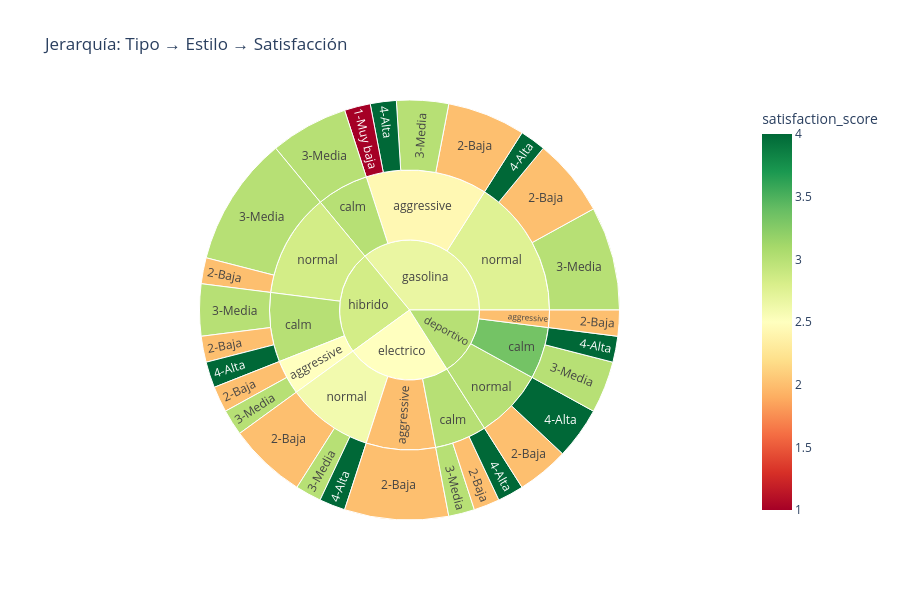

The code cell stored with this chart in its notebook:
### Markdown cell above
## 4. Sunburst: Jerarquía tipo → estilo → satisfacción

### Code cell
sun_data = data.dropna(subset=['driving_style', 'satisfaction_score']).copy()
sun_data['sat_label'] = sun_data['satisfaction_score'].map(
    {1: '1-Muy baja', 2: '2-Baja', 3: '3-Media', 4: '4-Alta', 5: '5-Muy alta'})

fig = px.sunburst(
    sun_data, path=['vehicle_type', 'driving_style', 'sat_label'],
    title='Jerarquía: Tipo → Estilo → Satisfacción',
    color='satisfaction_score', color_continuous_scale='RdYlGn', template='plotly_white',
)
fig.update_layout(height=600)
fig.show()

print("→ Click en un segmento para hacer zoom. Click en el centro para volver.")

### Figure 1 — Plotly figure (JSON) as saved in the notebook; plotly's stock layout.template omitted (floating-point values rounded to 4 significant figures)
{"data": [{"branchvalues": "total", "customdata": [[2.0], [3.0], [2.0], [2.0], [3.0], [3.0], [4.0], [3.0], [3.0], [3.0], [2.0], [3.0], [3.0], [3.0], [4.0], [1.0], [2.0], [2.0], [2.0], [4.0], [2.0], [2.0], [4.0], [4.0], [4.0], [2.0], [4.0], [3.0], [2.833], [2.5], [2.0], [2.429], [3.0], [3.333], [3.0], [2.75], [3.0], [2.6], [2.0], [3.0], [2.833], [2.667], [2.5]], "domain": {"x": [0, 1], "y": [0, 1]}, "hovertemplate": "labels=%{label}<br>count=%{value}<br>parent=%{parent}<br>id=%{id}<br>satisfaction_score=%{color}<extra></extra>", "ids": ["deportivo/normal/2-Baja", "hibrido/normal/3-Media", "hibrido/aggressive/2-Baja", "deportivo/aggressive/2-Baja", "gasolina/aggressive/3-Media", "hibrido/aggressive/3-Media", "gasolina/aggressive/4-Alta", "hibrido/calm/3-Media", "deportivo/calm/3-Media", "gasolina/calm/3-Media", "gasolina/normal/2-Baja", "gasolina/normal/3-Media", "electrico/calm/3-Media", "electrico/normal/3-Media", "deportivo/calm/4-Alta", "gasolina/aggressive/1-Muy baja", "electrico/calm/2-Baja", "electrico/normal/2-Baja", "electrico/aggressive/2-Baja", "deportivo/normal/4-Alta", "hibrido/calm/2-Baja", "gasolina/aggressive/2-Baja", "hibrido/calm/4-Alta", "electrico/calm/4-Alta", "gasolina/normal/4-Alta", "hibrido/normal/2-Baja", "electrico/normal/4-Alta", "deportivo/normal", "hibrido/normal", "hibrido/aggressive", "deportivo/aggressive", "gasolina/aggressive", "hibrido/calm", "deportivo/calm", "gasolina/calm", "gasolina/normal", "electrico/calm", "electrico/normal", "electrico/aggressive", "deportivo", "hibrido", "gasolina", "electrico"], "labels": ["2-Baja", "3-Media", "2-Baja", "2-Baja", "3-Media", "3-Media", "4-Alta", "3-Media", "3-Media", "3-Media", "2-Baja", "3-Media", "3-Media", "3-Media", "4-Alta", "1-Muy baja", "2-Baja", "2-Baja", "2-Baja", "4-Alta", "2-Baja", "2-Baja", "4-Alta", "4-Alta", "4-Alta", "2-Baja", "4-Alta", "normal", "normal", "aggressive", "aggressive", "aggressive", "calm", "calm", "calm", "normal", "calm", "normal", "aggressive", "deportivo", "hibrido", "gasolina", "electrico"], "marker": {"coloraxis": "coloraxis", "colors": [2.0, 3.0, 2.0, 2.0, 3.0, 3.0, 4.0, 3.0, 3.0, 3.0, 2.0, 3.0, 3.0, 3.0, 4.0, 1.0, 2.0, 2.0, 2.0, 4.0, 2.0, 2.0, 4.0, 4.0, 4.0, 2.0, 4.0, 3.0, 2.833, 2.5, 2.0, 2.429, 3.0, 3.333, 3.0, 2.75, 3.0, 2.6, 2.0, 3.0, 2.833, 2.667, 2.5]}, "name": "", "parents": ["deportivo/normal", "hibrido/normal", "hibrido/aggressive", "deportivo/aggressive", "gasolina/aggressive", "hibrido/aggressive", "gasolina/aggressive", "hibrido/calm", "deportivo/calm", "gasolina/calm", "gasolina/normal", "gasolina/normal", "electrico/calm", "electrico/normal", "deportivo/calm", "gasolina/aggressive", "electrico/calm", "electrico/normal", "electrico/aggressive", "deportivo/normal", "hibrido/calm", "gasolina/aggressive", "hibrido/calm", "electrico/calm", "gasolina/normal", "hibrido/normal", "electrico/normal", "deportivo", "hibrido", "hibrido", "deportivo", "gasolina", "hibrido", "deportivo", "gasolina", "gasolina", "electrico", "electrico", "electrico", "", "", "", ""], "type": "sunburst", "values": [2, 5, 1, 1, 2, 1, 1, 2, 2, 3, 3, 4, 1, 1, 1, 1, 1, 3, 4, 2, 1, 3, 1, 1, 1, 1, 1, 4, 6, 2, 1, 7, 4, 3, 3, 8, 3, 5, 4, 8, 12, 18, 12]}], "layout": {"coloraxis": {"colorbar": {"title": {"text": "satisfaction_score"}}, "colorscale": [[0, "rgb(165,0,38)"], [0.1, "rgb(215,48,39)"], [0.2, "rgb(244,109,67)"], [0.3, "rgb(253,174,97)"], [0.4, "rgb(254,224,139)"], [0.5, "rgb(255,255,191)"], [0.6, "rgb(217,239,139)"], [0.7, "rgb(166,217,106)"], [0.8, "rgb(102,189,99)"], [0.9, "rgb(26,152,80)"], [1, "rgb(0,104,55)"]]}, "height": 600, "legend": {"tracegroupgap": 0}, "title": {"text": "Jerarquía: Tipo → Estilo → Satisfacción"}}}
